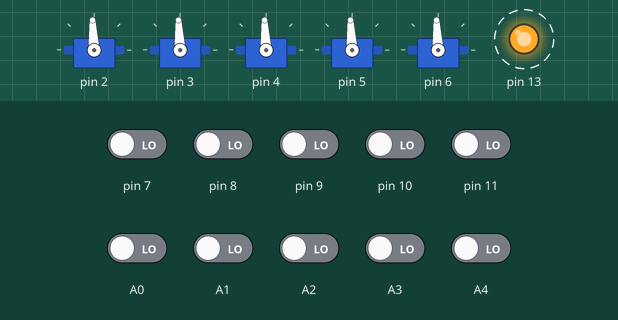
The sketch below on a simulated Arduino Uno, built with avr-gcc and run on an emulated ATmega328P. On the bench: 5 × servo, output pins drawn as LEDs (lit = HIGH). Dashed ring = blinking. The test bench sets the inputs (shaded band); at power-on: A0–4, pin 7–11 LOW. What the sketch prints to the serial monitor is not drawn.

Above: at 10.8 s.
10.9 s: pin 7 driven HIGH
At 12.9 s:
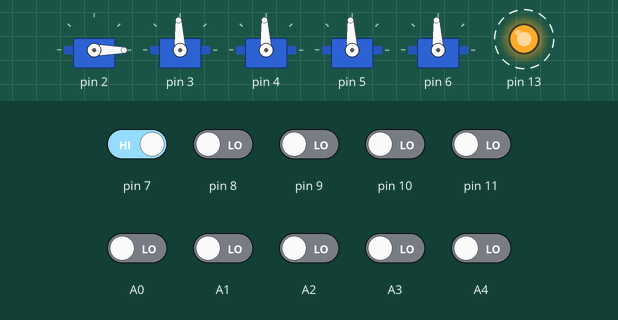
16.3 s: pin 8 driven HIGH
At 20.77 s:
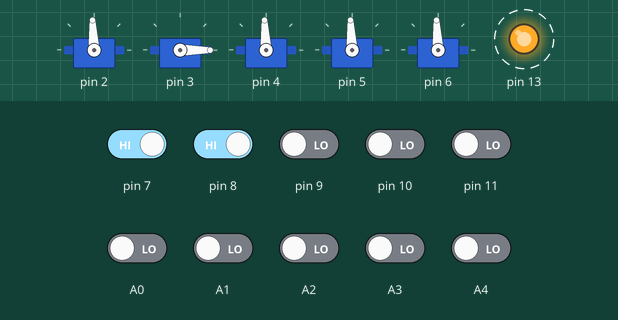
21.7 s: pin 9 driven HIGH
At 22.77 s:
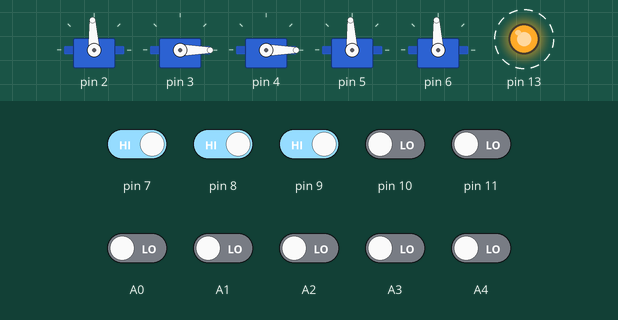
27.1 s: pin 10 driven HIGH
At 31.78 s:
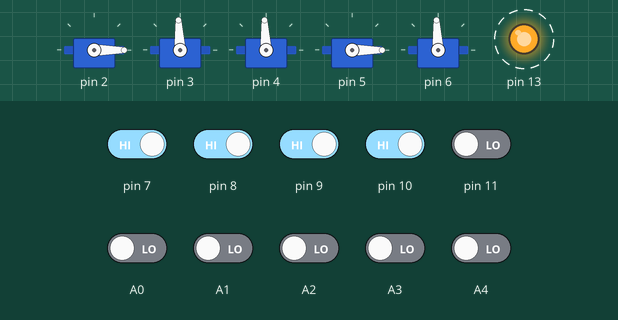
32.5 s: pin 11 driven HIGH
At 36.9 s:
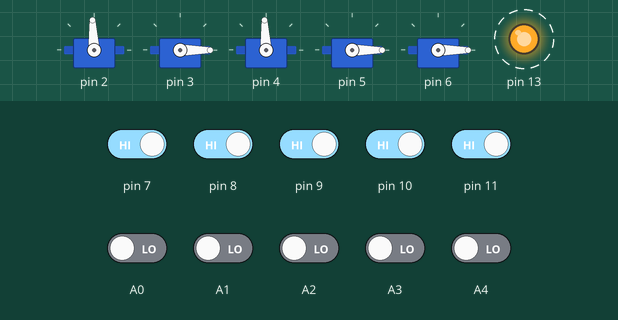
Timing chart, 0 to 48.0 s (numbered marks = the images above; inputs shaded):
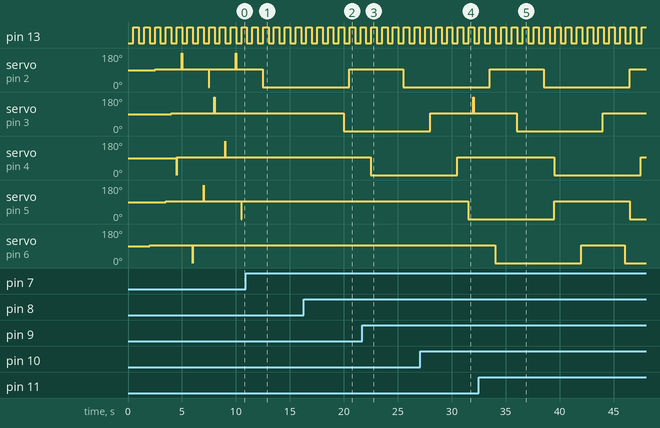

Measured:
- after the input at 10.9 s, servo on pin 2: 93° → 0° after 1.6 s
- after the input at 16.3 s, servo on pin 3: 93° → 0° after 3.7 s
- after the input at 21.7 s, servo on pin 4: 93° → 0° after 0.81 s
- after the input at 27.1 s, servo on pin 5: 93° → 0° after 4.4 s
- after the input at 32.5 s, servo on pin 6: 93° → 0° after 1.5 s, → 93° 8.0 s later, → 0° 4.0 s later
- by itself, pin 13: alternates HIGH for 0.50 s and LOW for 0.50 s

The sketch:

fugui.ino
```cpp
/*
author: lisper
email: leyapin@gmail.com
time: 2016-04-29
*/

#include <Servo.h>
#include "Cloud.h"

#define NUM  5


Cloud clouds[NUM];


void setup() {
	// put your setup code here, to run once:
	Serial.begin (9600);

	pinMode(13, OUTPUT);

	clouds[0].attach(2, 7, A0, 2500);
	clouds[1].attach(3, 8, A1, 4000);
	clouds[2].attach(4, 9, A2, 4500);
	clouds[3].attach(5, 10, A3, 3500);
	clouds[4].attach(6, 11, A4, 2000);

	Serial.println ("start....");
}

void loop() {

	for (int i = 0; i < NUM; i++) {
		clouds[i].update();
	}
	blink();
}

void blink () {
	static uint32_t time = 0;
	static int state = 0;
	if (millis () - time > 500) {
		//    for (int i = 0; i < NUM; i++) {
		//      Serial.print (clouds[i].state);
		//    }
		//    Serial.println();
		state = !state;
		time = millis ();
		digitalWrite(13, state);
		//  Serial.println("ok");
	}
}
```

Cloud.cpp
```cpp
/*
 *	author: lisper
 *	email: leyapin@gmail.com
 *	time: 2016-04-29
 */

#include <Servo.h>
#include <Arduino.h>
#include "Cloud.h"

void Cloud::attach (int pin, int limitPinL, int limitPinR, uint32_t delayTime) {
	_pin = pin;
	_limitPinL = limitPinL;
	_limitPinR = limitPinR;
	_delayTime = delayTime;
	pinMode(_limitPinL, INPUT);
	pinMode(_limitPinR, INPUT);
	_servo.attach(_pin);
}

void Cloud::update() {
	switch (state) {
		case 1:	//delay and cw
			if (millis () - startTime > _delayTime ) {
				cw ();
				state = 2;
				startTime = millis();
			}
			break;
		case 2:	//check left
			if (digitalRead (_limitPinL) == 0 || (millis () - startTime > 8000) ) {
				stop();
				state = 3;
				startTime = millis();
			}
			break;
		case 3:	//delay and ccw
			if (millis () - startTime > _delayTime ) {
				state = 4;
				ccw ();
				startTime = millis();
			}
			break;
		case 4:	//check right
			if (digitalRead (_limitPinR) == 0 || (millis () - startTime > 8000) ) {
				stop ();
				state = 1;
				startTime = millis();
			}
			break;

	}
}

void Cloud::stop () {
	_servo.write(93);
}

void Cloud::cw () {
	_servo.write(0);
}

void Cloud::ccw () {
	_servo.write(180);
}
```

Cloud.h
```cpp
/*
 *	author: lisper
 *	email: leyapin@gmail.com
 *	time: 2016-04-29
 */

#include <Servo.h>
#include <Arduino.h>

class Cloud:public Servo {
	Servo _servo;
	int _pin;
	int _limitPinL;
	int _limitPinR;
	uint32_t _delayTime;
	uint32_t startTime = 0;

	public:
	int state = 1;
	void attach (int pin, int limitPinL, int limitPinR, uint32_t delayTime=2000);
	void update();

	private:
	void stop ();
	void cw ();
	void ccw ();

};
```
